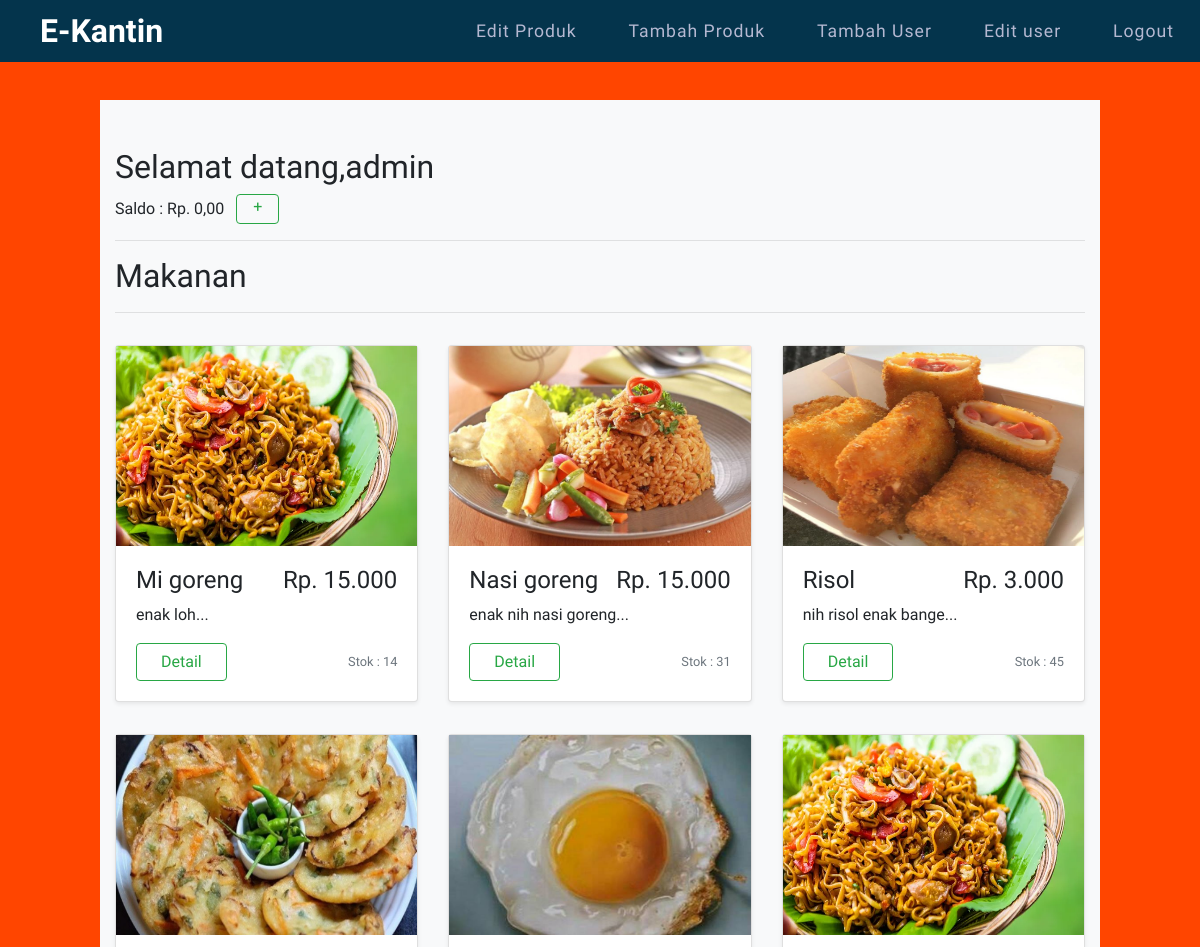
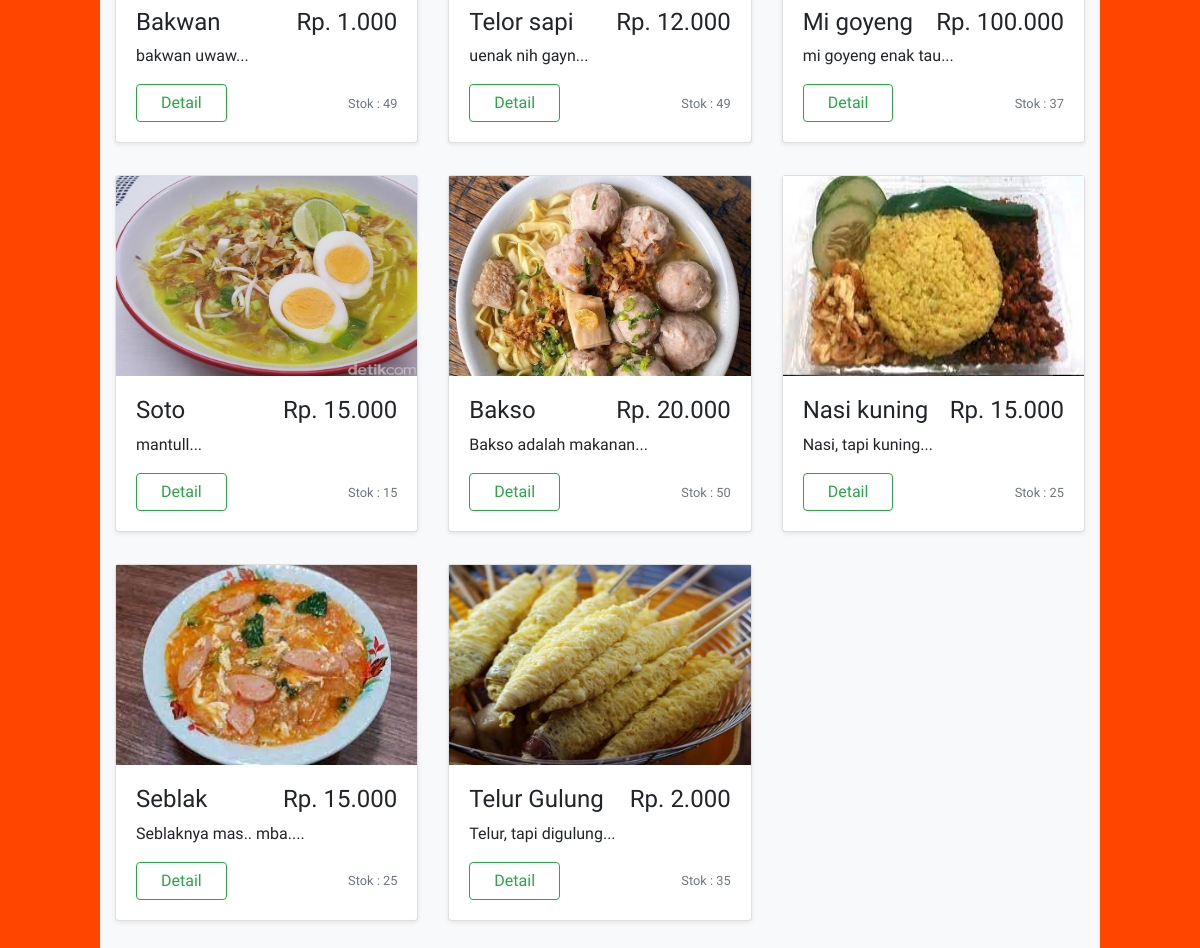
The page /index.php (signed in) on the database its author committed (2 pictures, top to bottom).
### tables this page shows
CREATE TABLE `users` (
  `id` int(11) NOT NULL,
  `role` varchar(70) NOT NULL,
  `balance` int(11) NOT NULL,
  `name` varchar(40) NOT NULL,
  `username` varchar(50) NOT NULL,
  `email` varchar(50) NOT NULL,
  `password` varchar(255) NOT NULL
);

CREATE TABLE `menu` (
  `id` int(11) NOT NULL,
  `nama_produk` varchar(255) NOT NULL,
  `kategori` varchar(255) NOT NULL,
  `deskripsi_produk` varchar(255) NOT NULL,
  `harga_produk` int(11) NOT NULL,
  `stok` int(11) NOT NULL,
  `gambar` varchar(255) NOT NULL
);

### index.php (the view, shortened to what this page needs)
<?php
include("config.php");
?>
<?php
$namaos = $_SESSION['username'];
$sql = "SELECT * FROM users where username='$namaos'";
$query = mysqli_query($koneksi, $sql);
while ($ingfos = mysqli_fetch_assoc($query)) {
    $nameos                = $ingfos['name'];
    $balance               = $ingfos['balance'];
    $role                   = $ingfos['role'];
}
?>
<!DOCTYPE html>
<html lang="en">
<head>
    <link rel="stylesheet" href="https://stackpath.bootstrapcdn.com/bootstrap/4.4.1/css/bootstrap.min.css">
    <link rel="stylesheet" href="style1.css">
</head>
  <body>
    <header>
        <a href="index.php" class="logo">E-Kantin</a>
        <ul class="navigasi">
        <?php
            if ($role == 'admin') {
            ?>
                <li><a class="nav-item nav-link active" href="output-menu.php">Edit Produk</a></li>
                <li><a class="nav-item nav-link active" href="tambah-produk.php">Tambah Produk</a></li>
                <li><a class="nav-item nav-link active" href="tambah-user.php">Tambah User</a></li>
                <li><a class="nav-item nav-link active" href="user-edit.php">Edit user</a></li>
            <?php
            } else { ?>
                <li><a class="nav-item nav-link active" href="index.php" style="color: white;">Beranda</a></li>
            <?php
            }
            ?>
            <li><a class="nav-item nav-link active" href="logout.php">Logout</a></li>
        </ul>
    </header>
    <div class="banner">
        <div class="album py-5 bg-light">
            <div class="container">
                <div class="d-flex justify-content-between align-items-center">
                    <h2>Selamat datang,<?php echo $nameos; ?></h2>
                </div>
                <span>
                            Saldo : <?php echo 'Rp. ' . number_format((int)$balance, 2, ",", "."); ?>
                            <a href="user-edit.php" class="btn btn-outline-success mx-2 pt-0 pb-1 px-3"> + </a>
                        </span>
                <hr>
                <h2 class="ms-4">Makanan</h2>
                <hr>
                <div class="row row-cols-1 row-cols-sm-2 row-cols-md-3 g-3">
                <?php
                    $sql = "SELECT * FROM menu WHERE kategori='makanan'";
                    $query = mysqli_query($koneksi, $sql);
                    while ($menu = mysqli_fetch_assoc($query)) {
                        $id                 = $menu['id'];
                        $nama_produk        = $menu['nama_produk'];
                        $deskripsi_produk   = $menu['deskripsi_produk'];
                        $harga_produk       = $menu['harga_produk'];
                        $stok               = $menu['stok'];
                        $gambar             = $menu['gambar'];
                    ?>
                        <div class="col ms-4 my-3" style="width: 300px;">
                            <div class="card shadow-sm">
                                <img src="uploads/<?php echo $gambar ?>" height="200px">
                                <div class="card-body">
                                    <div class="d-flex justify-content-between align-items-center">
                                        <h4><?php echo $nama_produk ?></h4>
                                        <h4>Rp. <?php echo number_format($harga_produk, 0, ',', '.'); ?></h4>
                                    </div>
                                    <p class="card-text"><?php echo substr($deskripsi_produk, 0, 20); ?>... </p>
                                    <div class="d-flex justify-content-between align-items-center">
                                        <a href="beli-produk.php?id=<?php echo $id ?>"><button type="button" class="btn btn-outline-success me-2 px-4">Detail</button></a>
                                        <small class="text-muted">Stok : <?php echo $stok ?></small>
                                    </div>
                                </div>
                            </div>
                        </div>
                    <?php
                    }
                    ?>
                </div>
  </body>
</html>

### style1.css (style rules this page uses)
* { margin: 0; padding: 0; box-sizing: border-box; font-family: 'Palanquin Dark', sans-serif; }
header { position: absolute; width: 100%; display: flex; justify-content: space-between; align-items: center; padding: 10 px 100px; z-index: 10; background: #04344c; }
.logo { position: relative; right: 60px; font-size: 2em; color: #fff; text-decoration: none; font-weight: 600; padding-left: 100px; }
.navigasi { display: flex; justify-content: center; flex-wrap: wrap; margin: 10px 0; }
.navigasi li { list-style: none; margin: 0 10px; }
.navigasi li a { color: #b5b8d1; font-size: 1.1em; text-decoration: none; font-weight: 500; letter-spacing: 1px; }
.banner { background: orangered; padding: 100px 100px 50px; min-height: 100vh; }

### rows shown on the page
users: name "admin", balance "0,00"
menu: gambar (picture), nama_produk "Mi goreng", harga_produk "15.000", deskripsi_produk "enak loh", stok "14"
menu: gambar (picture), nama_produk "Nasi goreng", harga_produk "15.000", deskripsi_produk "enak nih nasi goreng", stok "31"
menu: gambar (picture), nama_produk "Risol", harga_produk "3.000", deskripsi_produk "nih risol enak bange", stok "45"
menu: gambar (picture), nama_produk "Bakwan", harga_produk "1.000", deskripsi_produk "bakwan uwaw", stok "49"
menu: gambar (picture), nama_produk "Telor sapi", harga_produk "12.000", deskripsi_produk "uenak nih gayn", stok "49"
menu: gambar (picture), nama_produk "Mi goyeng", harga_produk "100.000", deskripsi_produk "mi goyeng enak tau", stok "37"
menu: gambar (picture), nama_produk "Soto", harga_produk "15.000", deskripsi_produk "mantull", stok "15"
menu: gambar (picture), nama_produk "Bakso", harga_produk "20.000", deskripsi_produk "Bakso adalah makanan", stok "50"
menu: gambar (picture), nama_produk "Nasi kuning", harga_produk "15.000", deskripsi_produk "Nasi, tapi kuning", stok "25"
menu: gambar (picture), nama_produk "Seblak", harga_produk "15.000", deskripsi_produk "Seblaknya mas.. mba.", stok "25"
menu: gambar (picture), nama_produk "Telur Gulung", harga_produk "2.000", deskripsi_produk "Telur, tapi digulung", stok "35"
